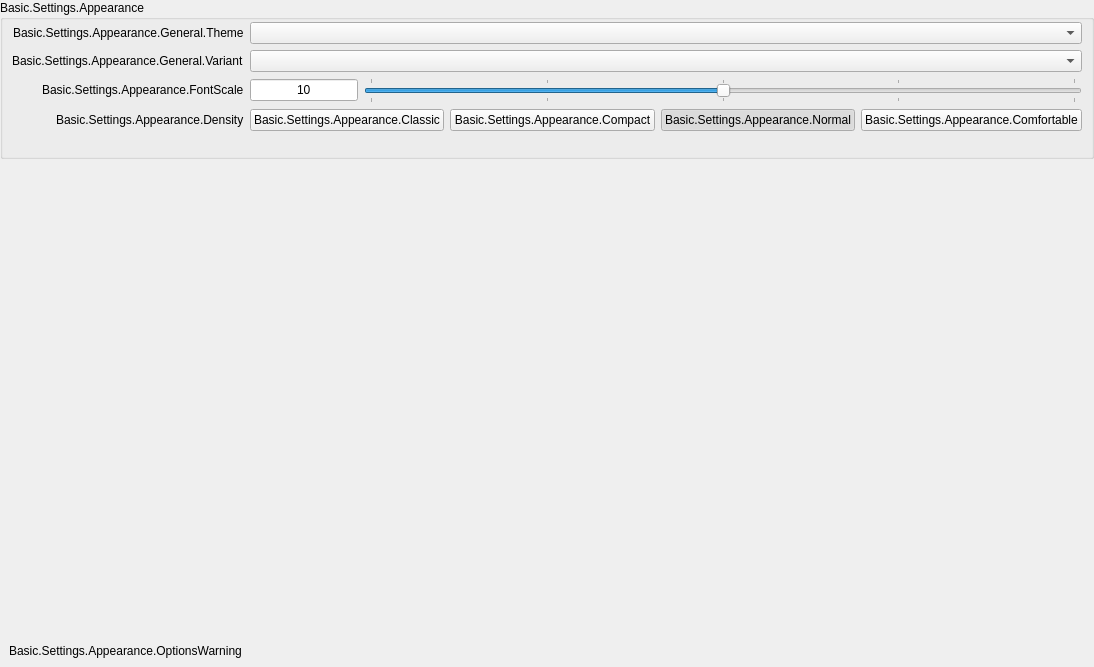
           <widget class="QWidget" name="appearancePageContents">
            <property name="geometry">
             <rect>
              <x>0</x>
              <y>0</y>
              <width>1052</width>
              <height>667</height>
             </rect>
            </property>
            <layout class="QVBoxLayout" name="verticalLayout_1337">
             <property name="leftMargin">
              <number>0</number>
             </property>
             <property name="topMargin">
              <number>0</number>
             </property>
             <property name="rightMargin">
              <number>0</number>
             </property>
             <property name="bottomMargin">
              <number>0</number>
             </property>
             <item>
              <widget class="QFrame" name="appearanceFrame">
               <layout class="QVBoxLayout" name="verticalLayout_30">
                <property name="leftMargin">
                 <number>0</number>
                </property>
                <property name="topMargin">
                 <number>0</number>
                </property>
                <property name="rightMargin">
                 <number>0</number>
                </property>
                <property name="bottomMargin">
                 <number>0</number>
                </property>
                <item>
                 <widget class="QGroupBox" name="appearanceGeneral">
                  <property name="title">
                   <string>Basic.Settings.Appearance</string>
                  </property>
                  <property name="checkable">
                   <bool>false</bool>
                  </property>
                  <layout class="QFormLayout" name="formLayout_37">
                   <property name="fieldGrowthPolicy">
                    <enum>QFormLayout::FieldGrowthPolicy::AllNonFixedFieldsGrow</enum>
                   </property>
                   <property name="labelAlignment">
                    <set>Qt::AlignmentFlag::AlignRight|Qt::AlignmentFlag::AlignTrailing|Qt::AlignmentFlag::AlignVCenter</set>
                   </property>
                   <property name="topMargin">
                    <number>2</number>
                   </property>
                   <item row="0" column="0">
                    <widget class="QLabel" name="label_45">
                     <property name="text">
                      <string>Basic.Settings.Appearance.General.Theme</string>
                     </property>
                     <property name="buddy">
                      <cstring>theme</cstring>
                     </property>
                    </widget>
                   </item>
                   <item row="0" column="1">
                    <widget class="QComboBox" name="theme"/>
                   </item>
                   <item row="1" column="0">
                    <widget class="QLabel" name="label_10">
                     <property name="text">
                      <string>Basic.Settings.Appearance.General.Variant</string>
                     </property>
                     <property name="buddy">
                      <cstring>themeVariant</cstring>
                     </property>
                    </widget>
                   </item>
                   <item row="1" column="1">
                    <widget class="QComboBox" name="themeVariant"/>
                   </item>
                   <item row="2" column="0">
                    <widget class="QLabel" name="appearanceSettingLabelFontScale">
                     <property name="text">
                      <string>Basic.Settings.Appearance.FontScale</string>
                     </property>
                     <property name="buddy">
                      <cstring>appearanceFontScale</cstring>
                     </property>
                    </widget>
                   </item>
                   <item row="2" column="1">
                    <widget class="QFrame" name="frame_2">
                     <property name="frameShape">
                      <enum>QFrame::Shape::NoFrame</enum>
                     </property>
                     <property name="frameShadow">
                      <enum>QFrame::Shadow::Plain</enum>
                     </property>
                     <property name="lineWidth">
                      <number>0</number>
                     </property>
                     <layout class="QHBoxLayout" name="horizontalLayout_23" stretch="0,5">
                      <property name="leftMargin">
                       <number>0</number>
                      </property>
                      <property name="topMargin">
                       <number>0</number>
                      </property>
                      <property name="rightMargin">
                       <number>0</number>
                      </property>
                      <property name="bottomMargin">
                       <number>0</number>
                      </property>
                      <item>
                       <widget class="QLineEdit" name="appearanceFontScaleText">
                        <property name="sizePolicy">
                         <sizepolicy hsizetype="Minimum" vsizetype="Fixed">
                          <horstretch>0</horstretch>
                          <verstretch>0</verstretch>
                         </sizepolicy>
                        </property>
                        <property name="focusPolicy">
                         <enum>Qt::FocusPolicy::NoFocus</enum>
                        </property>
                        <property name="text">
                         <string>10</string>
                        </property>
                        <property name="alignment">
                         <set>Qt::AlignmentFlag::AlignCenter</set>
                        </property>
                        <property name="readOnly">
                         <bool>true</bool>
                        </property>
                        <property name="clearButtonEnabled">
                         <bool>false</bool>
                        </property>
                       </widget>
                      </item>
                      <item>
                       <widget class="AbsoluteSlider" name="appearanceFontScale">
                        <property name="sizePolicy">
                         <sizepolicy hsizetype="Expanding" vsizetype="Preferred">
                          <horstretch>0</horstretch>
                          <verstretch>0</verstretch>
                         </sizepolicy>
                        </property>
                        <property name="minimum">
                         <number>8</number>
                        </property>
                        <property name="maximum">
                         <number>12</number>
                        </property>
                        <property name="pageStep">
                         <number>2</number>
                        </property>
                        <property name="value">
                         <number>10</number>
                        </property>
                        <property name="orientation">
                         <enum>Qt::Orientation::Horizontal</enum>
                        </property>
                        <property name="tickPosition">
                         <enum>QSlider::TickPosition::TicksBothSides</enum>
                        </property>
                        <property name="tickInterval">
                         <number>1</number>
                        </property>
                       </widget>
                      </item>
                     </layout>
                    </widget>
                   </item>
                   <item row="3" column="0">
                    <widget class="QLabel" name="label_20">
                     <property name="text">
                      <string>Basic.Settings.Appearance.Density</string>
                     </property>
                    </widget>
                   </item>
                   <item row="3" column="1">
                    <widget class="QFrame" name="frame_5">
                     <property name="frameShape">
                      <enum>QFrame::Shape::NoFrame</enum>
                     </property>
                     <property name="frameShadow">
                      <enum>QFrame::Shadow::Plain</enum>
                     </property>
                     <property name="lineWidth">
                      <number>0</number>
                     </property>
                     <layout class="QHBoxLayout" name="horizontalLayout_34">
                      <property name="leftMargin">
                       <number>0</number>
                      </property>
                      <property name="topMargin">
                       <number>0</number>
                      </property>
                      <property name="rightMargin">
                       <number>0</number>
                      </property>
                      <property name="bottomMargin">
                       <number>0</number>
                      </property>
                      <item>
                       <widget class="QPushButton" name="appearanceDensity1">
                        <property name="text">
                         <string>Basic.Settings.Appearance.Classic</string>
                        </property>
                        <property name="checkable">
                         <bool>true</bool>
                        </property>
                        <property name="autoExclusive">
                         <bool>true</bool>
                        </property>
                        <attribute name="buttonGroup">
                         <string notr="true">appearanceDensityButtonGroup</string>
                        </attribute>
                       </widget>
                      </item>
                      <item>
                       <widget class="QPushButton" name="appearanceDensity2">
                        <property name="text">
                         <string>Basic.Settings.Appearance.Compact</string>
                        </property>
                        <property name="checkable">
                         <bool>true</bool>
                        </property>
                        <property name="autoExclusive">
                         <bool>true</bool>
                        </property>
                        <attribute name="buttonGroup">
                         <string notr="true">appearanceDensityButtonGroup</string>
                        </attribute>
                       </widget>
                      </item>
                      <item>
                       <widget class="QPushButton" name="appearanceDensity3">
                        <property name="text">
                         <string>Basic.Settings.Appearance.Normal</string>
                        </property>
                        <property name="checkable">
                         <bool>true</bool>
                        </property>
                        <property name="checked">
                         <bool>true</bool>
                        </property>
                        <property name="autoExclusive">
                         <bool>true</bool>
                        </property>
                        <attribute name="buttonGroup">
                         <string notr="true">appearanceDensityButtonGroup</string>
                        </attribute>
                       </widget>
                      </item>
                      <item>
                       <widget class="QPushButton" name="appearanceDensity4">
                        <property name="text">
                         <string>Basic.Settings.Appearance.Comfortable</string>
                        </property>
                        <property name="checkable">
                         <bool>true</bool>
                        </property>
                        <property name="autoExclusive">
                         <bool>true</bool>
                        </property>
                        <attribute name="buttonGroup">
                         <string notr="true">appearanceDensityButtonGroup</string>
                        </attribute>
                       </widget>
                      </item>
                     </layout>
                    </widget>
                   </item>
                   <item row="4" column="0">
                    <spacer name="horizontalSpacer_17">
                     <property name="orientation">
                      <enum>Qt::Orientation::Horizontal</enum>
                     </property>
                     <property name="sizeHint" stdset="0">
                      <size>
                       <width>170</width>
                       <height>10</height>
                      </size>
                     </property>
                    </spacer>
                   </item>
                  </layout>
                 </widget>
                </item>
                <item>
                 <spacer name="verticalSpacer_8">
                  <property name="orientation">
                   <enum>Qt::Orientation::Vertical</enum>
                  </property>
                  <property name="sizeHint" stdset="0">
                   <size>
                    <width>20</width>
                    <height>40</height>
                   </size>
                  </property>
                 </spacer>
                </item>
                <item>
                 <widget class="QFrame" name="appearanceOptionsWarning">
                  <property name="frameShape">
                   <enum>QFrame::Shape::NoFrame</enum>
                  </property>
                  <property name="frameShadow">
                   <enum>QFrame::Shadow::Plain</enum>
                  </property>
                  <property name="lineWidth">
                   <number>0</number>
                  </property>
                  <layout class="QVBoxLayout" name="verticalLayout_35">
                   <item>
                    <widget class="QLabel" name="appearanceOptionsWarningLabel">
                     <property name="text">
                      <string>Basic.Settings.Appearance.OptionsWarning</string>
                     </property>
                     <property name="class" stdset="0">
                      <string>text-warning</string>
                     </property>
                    </widget>
                   </item>
                  </layout>
                 </widget>
                </item>
               </layout>
              </widget>
             </item>
            </layout>
           </widget>
